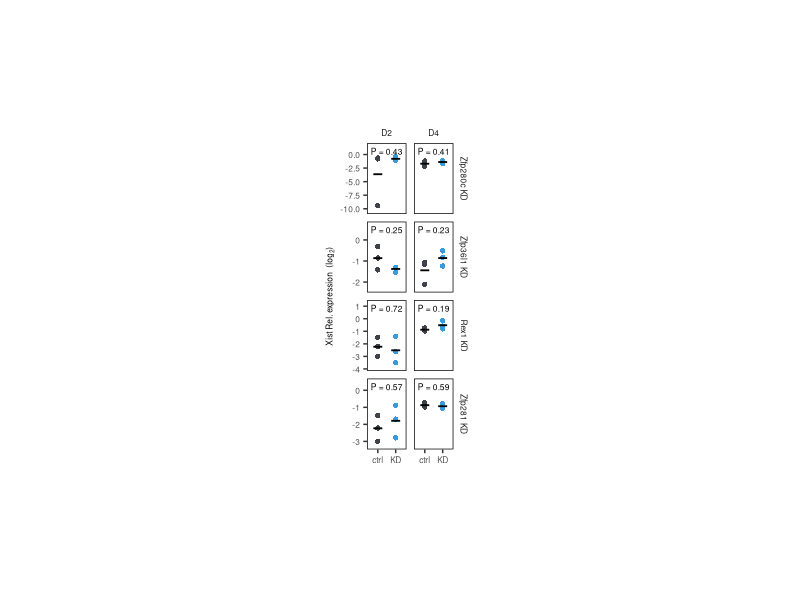
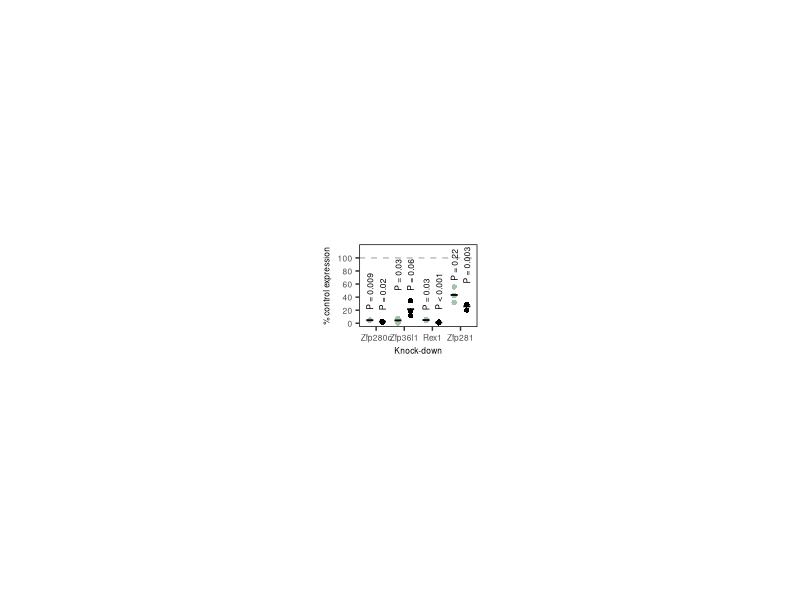
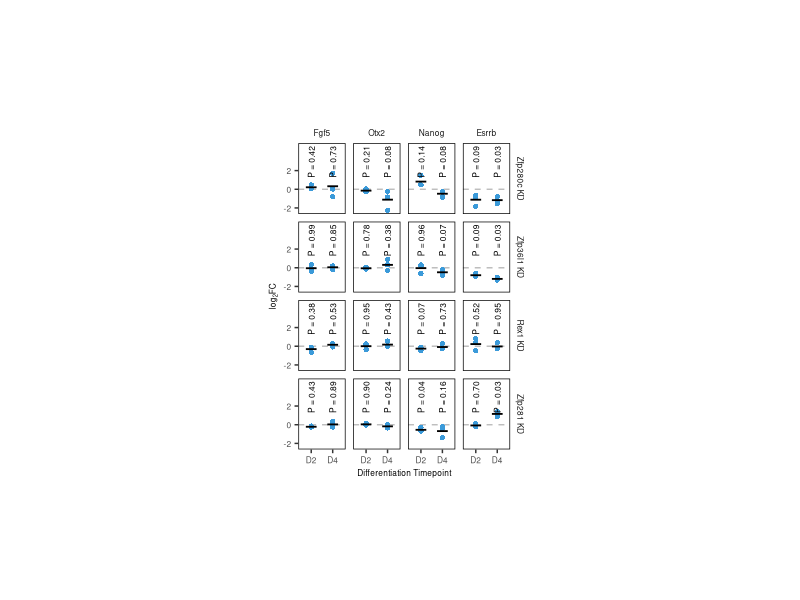
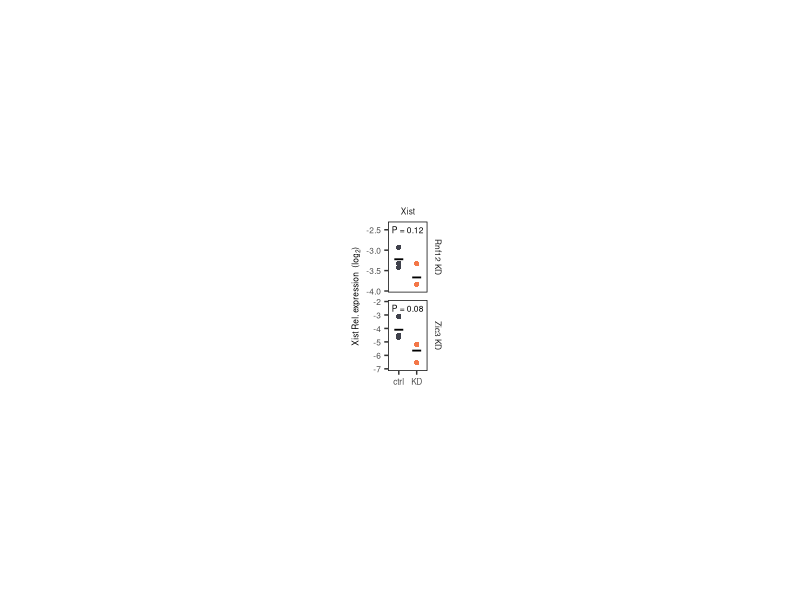
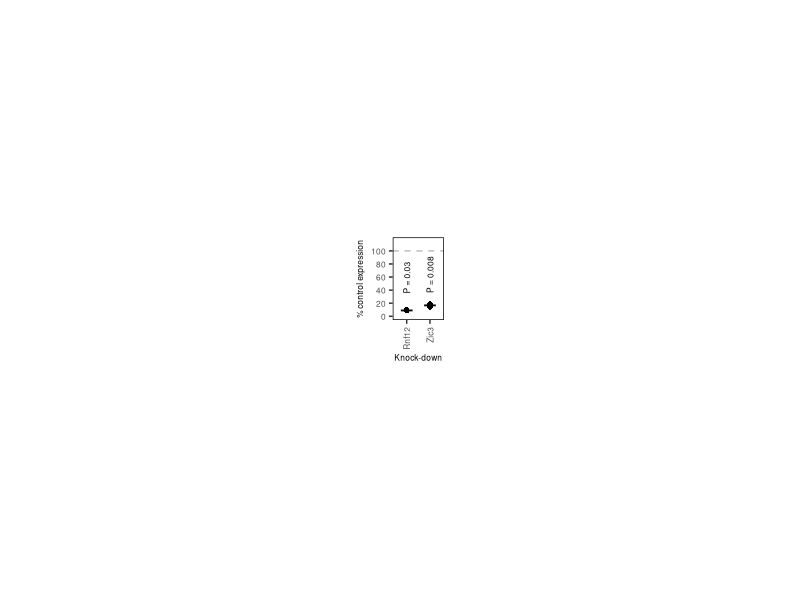
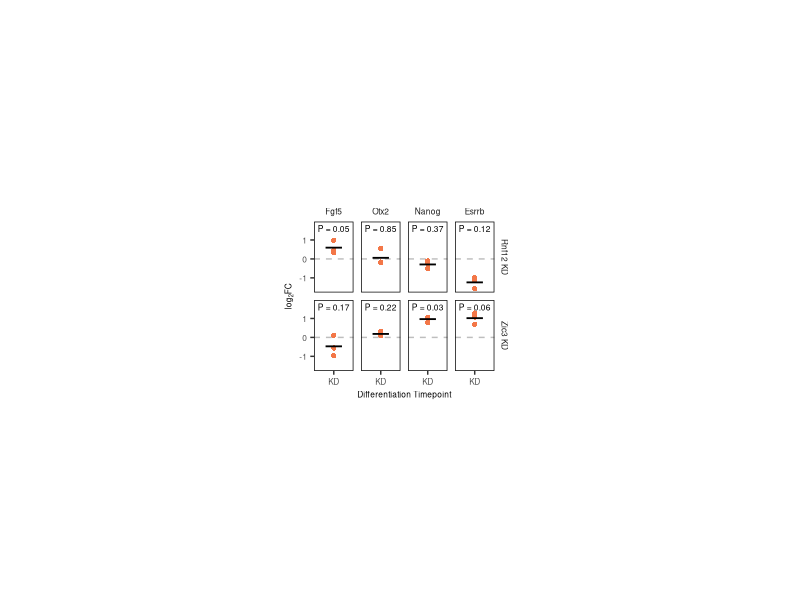

Reproduce these figures in R, in order.
## qPCR Analysis
## Nelly Kanata ~ OWL Schulz
## Created: 26.10.2025
## Modified: 26.10.2025

library(tidyverse)
library(magrittr)
library(ggpubr)
library(egg)

setwd("./")


theme_set(theme_classic() + 
            theme(legend.text = element_text(size = 6), panel.border = element_rect(color = "black", fill = NA, size = 0.5),
                  plot.title = element_text(size = 8),
                  axis.line = element_blank(), axis.text = element_text(size = 6),
                  axis.title = element_text(size = 6), strip.text = element_text(size = 6),
                  strip.background = element_blank(), legend.title = element_blank()))

# format pvalue function
format_p <- function(p) {
  if (p < 0.001) {
    "P < 0.001"
  } else if (p < 0.01) {
    sprintf("P = %.3f", p)
  } else {
    sprintf("P = %.2f", p)
  }
}

## repressors ####

# load data
zfp280c_zfp36l1 <- read.csv("./fig_data/qPCR_Zfp280c_Zfp36l1_2.csv")
rex1_zfp281 <- read.csv("./fig_data/qPCR_Rex1_Zfp281.csv")

# pre-processing
zfp280c_zfp36l1 %<>%
  select(-Sample) %>%
  mutate(Cell_line = if_else(Cell_line == "WT", "ctrl", "KD"))

rex1_zfp281 %<>%
  select(-Sample) %>%
  mutate(Cell_line = if_else(KD == "NTC", "ctrl", "KD"))
  

# combine data
rel.data_long <- bind_rows(zfp280c_zfp36l1, rex1_zfp281)

rel.data_long$gene <- factor(rel.data_long$gene, levels=c("Xist", "Tsix","Dnmt3b", "Fgf5",  "Otx2", "Setdb1",
                                                             "Zfp280c", "Zfp36l1", "Zfp281",  "Rex1",   "Myc",  "Nanog" ,
                                                             "Esrrb",   "Prdm14" , "Oct4",
                                                          "Rnf12","Zic3"))

rel.data_long$Cell_line <- factor(rel.data_long$Cell_line, levels=c("ctrl", "KD"))

# Xist and Tsix relative expression
# Castuner plot
filtered_rel.data_long <- rel.data_long %>%  
  filter(gene %in% c("Xist", "Tsix")) %>%
  filter(!KD %in% c("Myc","Setdb1")) %>%
  filter(KD %in% c("Zfp280c", "Zfp36l1", "Rnf12", "Zic3")) %>%
  filter( Day != "D0" )


Zfp281 <- rel.data_long %>%  
  filter(gene %in% c("Xist", "Tsix")) %>%
  filter(!KD %in% c("Myc","Setdb1")) %>%
  filter(KD %in% c("NTC", "Zfp281")) %>%
  filter(Day != "D0")

Zfp281$KD <- "Zfp281"

Rex1 <- rel.data_long %>%  
  filter(gene %in% c("Xist", "Tsix")) %>%
  filter(!KD %in% c("Myc","Setdb1")) %>%
  filter(KD %in% c("NTC", "Rex1")) %>%
  filter(Day != "D0")

Rex1$KD <- "Rex1"

filtered_rel.data_long <- rbind(filtered_rel.data_long, Rex1, Zfp281)

filtered_rel.data_long$KD <- paste0(filtered_rel.data_long$KD, " KD")

filtered_rel.data_long$KD <- factor(filtered_rel.data_long$KD, levels=c("Rnf12 KD", "Zic3 KD", 
                                                                        "Zfp280c KD", "Zfp36l1 KD",
                                                                        "Rex1 KD", "Zfp281 KD") )

### effect on Xist/Tsix #####
test_df <- expand.grid(KD = unique(filtered_rel.data_long$KD),
                         gene = unique(filtered_rel.data_long$gene),
                       Day= unique(filtered_rel.data_long$Day))

test_df$pval <- mapply(function(a,b,c)
{t.test(filtered_rel.data_long[filtered_rel.data_long$KD==a &
                                 filtered_rel.data_long$gene==b &
                                 filtered_rel.data_long$Day==c &
                                 filtered_rel.data_long$Cell_line=="ctrl",]$log2_re,
        filtered_rel.data_long[filtered_rel.data_long$KD==a &
                                 filtered_rel.data_long$gene==b &
                                 filtered_rel.data_long$Day==c &
                                 filtered_rel.data_long$Cell_line=="KD",]$log2_re,
       paired=FALSE
      # var.equal = TRUE
        )$p.value},
test_df$KD, test_df$gene, test_df$Day)

test_df$pval <- vapply(test_df$pval, format_p, character(1))

test_df$Cell_line <- "KD"

# significance position
label_pos <- filtered_rel.data_long %>%
  group_by(gene, KD, Cell_line) %>%
  summarise(y = max(log2_re, na.rm = TRUE), .groups = "drop") %>%
  mutate(y = y + 1)   # small offset above the highest point


test_df %<>%
  left_join(label_pos, by = c("gene", "KD", "Cell_line"))


plot <- filtered_rel.data_long %>%
  filter(KD %in% c("Zfp280c KD", "Zfp36l1 KD", "Zfp281 KD", "Rex1 KD")) %>%
  filter(gene=="Xist") %>%
  ggplot(aes(x=Cell_line, y=log2_re, color = Cell_line)) +
  facet_grid(cols=vars(Day), rows=vars(KD), scales = "free") +
  geom_point(position = position_dodge(width=0.75), shape=16) +
  xlab("") + ylab(expression("Xist Rel. expression  (log"[2]*")")) +
  stat_summary(aes(group = KD), geom = "crossbar", fun = "mean", width = 0.5, lwd = 0.25, position = position_dodge(width = 0.75),
               color = "black", show.legend = FALSE) +
  scale_color_manual(values=c("ctrl"= "#3f414b", "KD"= "#3b9ad9"), name = '') +
  geom_text(data = test_df[test_df$gene == "Xist",],
            aes(label = pval, y = y), size=6/2.8,
            nudge_x = -0.5, color="black")+
  scale_y_continuous(expand = expansion(mult = c(0.15, 0.15))) +
  theme(legend.position = "none")


fix <- set_panel_size(plot, height = unit(1.8, "cm"), width = unit(1, "cm"))
grid.arrange(fix)

ggsave(paste0("./Figures/qPCR_Xist_repressorKDs_D4.pdf"), fix,
       dpi = 300, useDingbats=FALSE)


### KD efficiencies ####

filtered_rel.data_long <- rel.data_long %>%  
  filter(gene == KD) %>%
  mutate(perc_of_NTC = if_else(!is.na(re_NTC), re/re_NTC*100,
                               re_minus/re_plus*100)) %>%
  filter(!KD %in% c("Myc","Setdb1")) %>%
  filter(Day == "D4" | is.na(Day) | Day == "D2") %>%
  filter(Cell_line == "KD")

filtered_rel.data_long$KD <- factor(filtered_rel.data_long$KD, levels=c("Zfp280c", "Zfp36l1", "Rex1", "Zfp281", "Rnf12", "Zic3"))


# t-tests
test_df <- expand.grid(KD = unique(filtered_rel.data_long$KD),
                       Day = unique(filtered_rel.data_long$Day))

test_df$pval <- mapply(function(a, b)
{
  if (is.na(filtered_rel.data_long$re_NTC[filtered_rel.data_long$KD==a])[1]) {
    
    t.test(filtered_rel.data_long[filtered_rel.data_long$KD==a &
                                    filtered_rel.data_long$Day==b
                                  ,]$re_minus,
           filtered_rel.data_long[filtered_rel.data_long$KD==a &
                                    filtered_rel.data_long$Day==b,]$re_plus
    )$p.value
  } else {
    t.test(filtered_rel.data_long[filtered_rel.data_long$KD==a &
                                    filtered_rel.data_long$Day==b,]$re,
           filtered_rel.data_long[filtered_rel.data_long$KD==a &
                                    filtered_rel.data_long$Day==b,]$re_NTC

    )$p.value
    
          }
  },
test_df$KD, test_df$Day)

test_df$pval <- vapply(test_df$pval, format_p, character(1))

test_df$Cell_line <- "KD"


plot <- filtered_rel.data_long %>%
  filter(KD %in% c("Zfp280c", "Zfp281", "Zfp36l1", "Rex1")) %>%
  ggplot(aes(x=KD, y=perc_of_NTC)) + 
  geom_point(aes(color=Day),
             position = position_dodge(width=0.9), shape=16) +

  stat_summary(aes(group = Day), geom = "crossbar", fun = "mean", width = 0.5, lwd = 0.25, 
               position = position_dodge(width = 0.9),
               color = "black", show.legend = FALSE)+
  
  geom_hline(yintercept =100, linetype="dashed", color="gray") +
  scale_color_manual(values=c("D4"= "black",
                              "D2"= "#a5c4ab"), name = '')+
  geom_text(data = test_df %>% filter(KD %in% c("Zfp280c", "Zfp281", "Zfp36l1", "Rex1")), 
            aes(label = pval, 
            y = c(15,45, 60,15, 15, 45,55, 15),
            group = Day), 
            size=6/2.8, angle=90, hjust=-0.1, vjust=0.5,
            position = position_dodge(width = 0.9), show.legend = FALSE)+
  scale_y_continuous(limits = c(0, 115), breaks = seq(0, 100, by = 20)) +
  xlab("Knock-down") + ylab(expression("% control expression")) +
  theme(legend.position = "none",
        )


fix <- set_panel_size(plot, height = unit(2.1, "cm"), width = unit(3, "cm"))
grid.arrange(fix)

ggsave(paste0("./Figures/qPCR_KD_repressors_efficiencies_D2_D4.pdf"), fix,
       dpi = 300, useDingbats=FALSE)



### effect on differentiation #####

filtered_rel.data_long <- rel.data_long %>%  
  filter(gene %in% c("Nanog", "Esrrb", "Fgf5", "Otx2")) %>%
  mutate(log2FC_NTC = log2(if_else(!is.na(re_NTC), re/re_NTC,
                               re_minus/re_plus))) %>%
  filter(!KD %in% c("Myc","Setdb1", "NTC")) %>%
  filter(!KD %in% c("Rnf12", "Zic3")) %>%
  filter(Cell_line == "KD") %>%
  filter(Day != "D0")

filtered_rel.data_long$Day <- factor(filtered_rel.data_long$Day, levels=c( "D2", "D4"))

filtered_rel.data_long$KD <- paste0(filtered_rel.data_long$KD, " KD")
filtered_rel.data_long$KD <- factor(filtered_rel.data_long$KD, levels=c("Zfp280c KD", "Zfp36l1 KD", "Rex1 KD", "Zfp281 KD"))


# t-tests
test_df <- expand.grid(KD = unique(filtered_rel.data_long$KD),
                       gene= unique(filtered_rel.data_long$gene),
                       Day= unique(filtered_rel.data_long$Day))

test_df$pval <- mapply(function(a, b,c)
{
  if (is.na(filtered_rel.data_long$re_NTC[filtered_rel.data_long$KD==a])[1]) {
    
    t.test(filtered_rel.data_long[filtered_rel.data_long$KD==a &
                                  filtered_rel.data_long$gene==b &
                                  filtered_rel.data_long$Day==c,]$re_minus,
           filtered_rel.data_long[filtered_rel.data_long$KD==a &
                                    filtered_rel.data_long$gene==b &
                                    filtered_rel.data_long$Day==c,]$re_plus,
           paired=FALSE
    )$p.value
  } else {
    t.test(filtered_rel.data_long[filtered_rel.data_long$KD==a &
                                    filtered_rel.data_long$gene==b &
                                    filtered_rel.data_long$Day==c,]$re,
           filtered_rel.data_long[filtered_rel.data_long$KD==a &
                                    filtered_rel.data_long$gene==b &
                                    filtered_rel.data_long$Day==c,]$re_NTC,
           
           paired=FALSE
           
    )$p.value
    
  }
},
test_df$KD, test_df$gene, test_df$Day)

test_df$pval <- vapply(test_df$pval, format_p, character(1))


plot <- filtered_rel.data_long %>%
  ggplot(aes(x=Day, y=log2FC_NTC)) + 
  facet_grid(cols=vars(gene), rows=vars(KD), scales="free") +
  geom_hline(yintercept =0, linetype="dashed", color="gray")+
  geom_point( position = position_dodge(width=0.75), shape=16, color="#3b9ad9") +
  geom_text(data = test_df, aes(label = pval, y = 0.9, group = Day), 
    size=6/2.8, angle=90, hjust=-0.1, vjust=0.5,
    position = position_dodge(width = 0.9), show.legend = FALSE)+
  
  stat_summary(aes(group = KD), geom = "crossbar", fun = "mean", width = 0.5, lwd = 0.25, 
               position = position_dodge(width = 0.75),
               color = "black", show.legend = FALSE)+
  scale_y_continuous(limits = c(-2.3,4.6), breaks = seq(-2, 2, by = 2)) +
  xlab("Differentiation Timepoint") + ylab(expression("log"[2]*"FC")) 

fix <- set_panel_size(plot, height = unit(1.8, "cm"), width = unit(1.2, "cm"))
grid.arrange(fix)

ggsave(paste0("./Figures/qPCR_repressors_KD_differentiation.pdf"), fix,
       dpi = 300, useDingbats=FALSE)


## activators ####

# load data
rnf12 <- read.csv("./fig_data/qPCR_Rnf12_KD.csv")
zic3 <- read.csv("./fig_data/qPCR_Zic3.csv") 

# pre-processing
rnf12$KD <- "Rnf12"
colnames(rnf12)[1] <- "Biological_Replicate"

zic3 %<>%
  select(-ID)
colnames(zic3)[1] <- "Biological_Replicate"

# combine data
rel.data_long <- bind_rows(rnf12, zic3)

rel.data_long$gene <- factor(rel.data_long$gene, levels=c("Xist", "Tsix","Dnmt3b", "Fgf5",  "Otx2", "Setdb1",
                                                          "Zfp280c", "Zfp36l1", "Zfp281",  "Rex1",   "Myc",  "Nanog" ,
                                                          "Esrrb",   "Prdm14" , "Oct4",
                                                          "Rnf12","Zic3"))

rel.data_long$Cell_line <- factor(rel.data_long$Cell_line, levels=c("ctrl", "KD"))

# Xist and Tsix relative expression
filtered_rel.data_long <- rel.data_long %>%  
  filter(gene %in% c("Xist", "Tsix")) 

filtered_rel.data_long$KD <- paste0(filtered_rel.data_long$KD, " KD")

filtered_rel.data_long$KD <- factor(filtered_rel.data_long$KD, levels=c("Rnf12 KD", "Zic3 KD") )

### effect on Xist/Tsix #####
filtered_rel.data_long %<>%
  arrange(Biological_Replicate)

test_df <- expand.grid(KD = unique(filtered_rel.data_long$KD),
                       gene = unique(filtered_rel.data_long$gene))

test_df$pval <- mapply(function(a,b)
{t.test(filtered_rel.data_long[filtered_rel.data_long$KD==a &
                                 filtered_rel.data_long$gene==b &
                                 filtered_rel.data_long$Cell_line=="ctrl",]$log2_re,
        filtered_rel.data_long[filtered_rel.data_long$KD==a &
                                 filtered_rel.data_long$gene==b &
                                 filtered_rel.data_long$Cell_line=="KD",]$log2_re,
        paired=FALSE
        # var.equal = TRUE
)$p.value},
test_df$KD, test_df$gene)

test_df$pval <- vapply(test_df$pval, format_p, character(1))

test_df$Cell_line <- "KD"

plot <- filtered_rel.data_long %>%
  filter(gene=="Xist") %>%
  ggplot(aes(x=Cell_line, y=log2_re, color = Cell_line)) +
  facet_grid(cols=vars(gene), rows=vars(KD), scales = "free") +
  geom_point(position = position_dodge(width=0.75), shape=16) +
  xlab("") + ylab(expression("Xist Rel. expression  (log"[2]*")")) +
  stat_summary(aes(group = KD), geom = "crossbar", fun = "mean", width = 0.5, lwd = 0.25, position = position_dodge(width = 0.75),
               color = "black", show.legend = FALSE) +
  scale_color_manual(values=c("ctrl"= "#3f414b", "KD"= "#f37748"), name = '') +
  geom_text(data = test_df[test_df$gene == "Xist",],
            aes(label = pval, y = -2.5), size=6/2.8,
            nudge_x = -0.5, color="black")+
  scale_y_continuous(expand = expansion(mult = c(0.15, 0.15))) +
  theme(legend.position = "none")


fix <- set_panel_size(plot, height = unit(1.8, "cm"), width = unit(1, "cm"))
grid.arrange(fix)

ggsave(paste0("./Figures/qPCR_Xist_activatorsKDs.pdf"), fix,
       dpi = 300, useDingbats=FALSE)


### KD efficiencies ####

filtered_rel.data_long <- rel.data_long %>%  
  filter(gene == KD) %>%
  mutate(perc_of_NTC = re_minus/re_plus*100) %>%
  filter(Cell_line == "KD")

filtered_rel.data_long$KD <- factor(filtered_rel.data_long$KD, levels=c( "Rnf12", "Zic3"))


# t-tests
test_df <- expand.grid(KD = unique(filtered_rel.data_long$KD))

test_df$pval <- mapply(function(a)
{
  
  t.test(filtered_rel.data_long[filtered_rel.data_long$KD==a 
                                ,]$re_minus,
         filtered_rel.data_long[filtered_rel.data_long$KD==a 
                                ,]$re_plus
  )$p.value
  
},
test_df$KD)

test_df$pval <- vapply(test_df$pval, format_p, character(1))

test_df$Cell_line <- "KD"


plot <- filtered_rel.data_long %>%
  ggplot(aes(x=KD, y=perc_of_NTC)) + 
  geom_point(position = position_dodge(width=0.9), shape=16) +
  stat_summary( geom = "crossbar", fun = "mean", width = 0.5, lwd = 0.25, 
                position = position_dodge(width = 0.9),
                color = "black", show.legend = FALSE)+
  
  geom_hline(yintercept =100, linetype="dashed", color="gray") +
  geom_text(data = test_df, 
            aes(label = pval, 
                y = 30), 
            size=6/2.8, angle=90, hjust=-0.1, vjust=0.5,
            position = position_dodge(width = 0.9), show.legend = FALSE)+
  scale_y_continuous(limits = c(0, 115), breaks = seq(0, 100, by = 20)) +
  xlab("Knock-down") + ylab(expression("% control expression")) +
  theme(legend.position = "none", axis.text.x = element_text(angle = 90, vjust = 0.5, hjust=1))


fix <- set_panel_size(plot, height = unit(2.1, "cm"), width = unit(1.3, "cm"))
grid.arrange(fix)

ggsave(paste0("./Figures/qPCR_KD_activators_efficiencies.pdf"), fix,
       dpi = 300, useDingbats=FALSE)



### effect on differentiation #####

filtered_rel.data_long <- rel.data_long %>%  
  filter(gene %in% c("Nanog", "Esrrb", "Fgf5", "Otx2")) %>%
  mutate(log2FC_NTC = log2(re_minus/re_plus)) %>%
  filter(Cell_line == "KD") 


filtered_rel.data_long$KD <- paste0(filtered_rel.data_long$KD, " KD")
filtered_rel.data_long$KD <- factor(filtered_rel.data_long$KD, levels=c("Rnf12 KD", "Zic3 KD"))

# t-tests
test_df <- expand.grid(KD = unique(filtered_rel.data_long$KD),
                       gene= unique(filtered_rel.data_long$gene))

test_df$pval <- mapply(function(a, b)
{
  t.test(filtered_rel.data_long[filtered_rel.data_long$KD==a &
                                  filtered_rel.data_long$gene==b ,]$re_minus,
         filtered_rel.data_long[filtered_rel.data_long$KD==a &
                                  filtered_rel.data_long$gene==b ,]$re_plus,
         paired=FALSE
  )$p.value
},
test_df$KD, test_df$gene)

test_df$pval <- vapply(test_df$pval, format_p, character(1))
test_df$Cell_line <- "KD"

plot <- filtered_rel.data_long %>%
  ggplot(aes(x=Cell_line, y=log2FC_NTC)) + 
  facet_grid(cols=vars(gene), rows=vars(KD), scales="free") +
  geom_hline(yintercept =0, linetype="dashed", color="gray")+
  geom_point( position = position_dodge(width=0.75), shape=16, color="#f37748") +
  geom_text(data = test_df, aes(label = pval, y = 1.6), 
            size=6/2.8, 
            position = position_dodge(width = 0.9), show.legend = FALSE)+
  
  stat_summary(aes(group = KD), geom = "crossbar", fun = "mean", width = 0.5, lwd = 0.25, 
               position = position_dodge(width = 0.75),
               color = "black", show.legend = FALSE)+
  scale_y_continuous(limits = c(-1.6,1.8), breaks = seq(-2, 2, by = 1)) +
  xlab("Differentiation Timepoint") + ylab(expression("log"[2]*"FC")) 

fix <- set_panel_size(plot, height = unit(1.8, "cm"), width = unit(1, "cm"))
grid.arrange(fix)


ggsave(paste0("./Figures/qPCR_activators_KD_differentiation.pdf"), fix,
       dpi = 300, useDingbats=FALSE)
